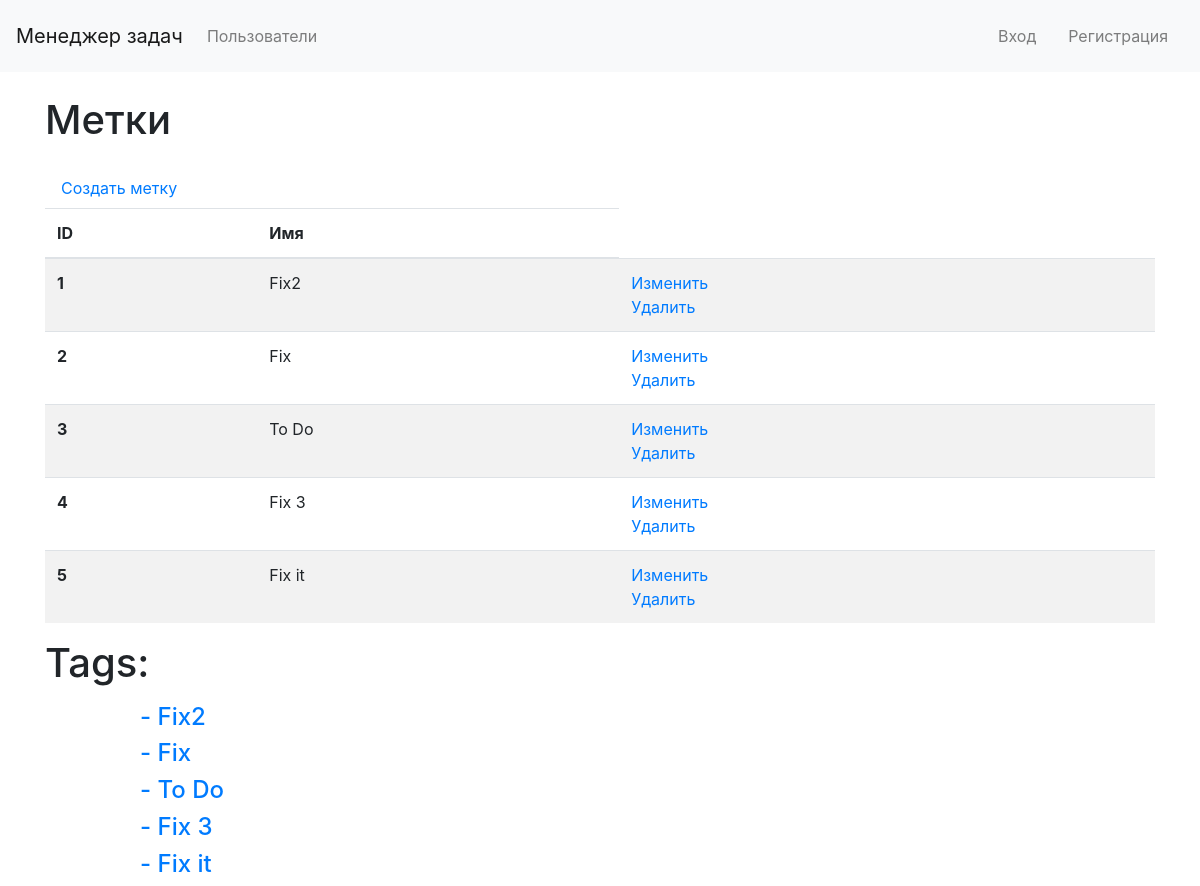
/tasks/tags/, run on the app's committed database.
### tasks/models.py (models this page shows, shortened)
class Tag(models.Model):
    title = models.CharField(max_length=50, unique=True)
    def get_absolute_url(self):
        return reverse('tasks:tag_detail_url', kwargs={'pk': self.id})

### tasks/views.py (the view)
# urls.py: path('tags/', views.TagsList.as_view(), name='tags_list_url'),
class TagsList(generic.ListView):
    template_name = 'tasks/tags_list.html'
    context_object_name = 'tags'
    def get_queryset(self):
        return Tag.objects.all()

### tasks/templates/tasks/tags_list.html (shortened to what this page needs)
{% extends 'tasks/base_tasks.html' %}
{% load i18n %}
{% block content %}
<div class="container wrapper flex-grow-1">
    <h1 class="my-4">{% trans 'Tags' %}</h1>
    <a class="nav-link" href="{% url "tasks:tag_create_url" %}">{% trans 'Create tag' %}</a>
    <table class="table table-striped">
        <thead>
            <tr>
                <th scope="col">ID</th>
                <th scope="col">{% trans 'Title' %}</th>
            </tr>
        </thead>
        <tbody>
            {% for tag in tags %}
            <tr>
                <th scope="row">{{ tag.id }}</th>
                <td>{{ tag.title }}</td>
                <td>
                    <a href="{% url 'tasks:tag_update_url' tag.id %}">{% trans 'Edit' %}</a>
                    <br>
                    <a href="{% url 'tasks:tag_delete_url' tag.id %}">{% trans 'Delete' %}</a>
                </td>
            </tr>
            {% endfor %}
        </tbody>
    </table>
</div>
<div class="container">
    <div class="row">
        <h1 class="col-sm-4 offset-md-0 mb-3">Tags:</h1>
    </div>
</div>
{% for tag in tags %}
<div class="container">
    <div class="row">
        <div class="col-sm-4 offset-md-1">
            <h4><a href="{{ tag.get_absolute_url }}"> - {{ tag.title }}</h4>
        </div>
    </div>
</div>
{% endfor %}
{% endblock %}

### data on the page
Tag: id "1", title "Fix2"
Tag: id "2", title "Fix"
Tag: id "3", title "To Do"
Tag: id "4", title "Fix 3"
Tag: id "5", title "Fix it"
